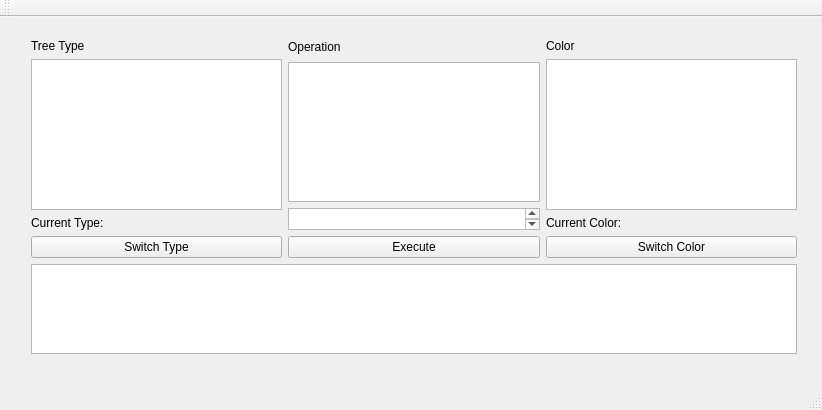
<?xml version="1.0" encoding="UTF-8"?>
<ui version="4.0">
 <class>tree_controller</class>
 <widget class="QMainWindow" name="tree_controller">
  <property name="geometry">
   <rect>
    <x>0</x>
    <y>0</y>
    <width>822</width>
    <height>410</height>
   </rect>
  </property>
  <property name="windowTitle">
   <string>tree_controller</string>
  </property>
  <widget class="QWidget" name="centralWidget">
   <widget class="QWidget" name="">
    <property name="geometry">
     <rect>
      <x>20</x>
      <y>10</y>
      <width>788</width>
      <height>338</height>
     </rect>
    </property>
    <layout class="QVBoxLayout" name="verticalLayout">
     <item>
      <layout class="QHBoxLayout" name="controls">
       <item>
        <layout class="QVBoxLayout" name="type">
         <item>
          <widget class="QLabel" name="typeLabel">
           <property name="text">
            <string>Tree Type</string>
           </property>
          </widget>
         </item>
         <item alignment="Qt::AlignHCenter">
          <widget class="QListWidget" name="typeListWidget">
           <property name="maximumSize">
            <size>
             <width>16777215</width>
             <height>151</height>
            </size>
           </property>
          </widget>
         </item>
         <item>
          <widget class="QLabel" name="currentTypeLabel">
           <property name="text">
            <string>Current Type: </string>
           </property>
          </widget>
         </item>
         <item>
          <widget class="QPushButton" name="typePushButton">
           <property name="text">
            <string>Switch Type</string>
           </property>
          </widget>
         </item>
        </layout>
       </item>
       <item>
        <layout class="QVBoxLayout" name="operation">
         <item>
          <widget class="QLabel" name="operationLabel">
           <property name="minimumSize">
            <size>
             <width>0</width>
             <height>18</height>
            </size>
           </property>
           <property name="maximumSize">
            <size>
             <width>16777215</width>
             <height>16777215</height>
            </size>
           </property>
           <property name="text">
            <string>Operation</string>
           </property>
          </widget>
         </item>
         <item>
          <widget class="QListWidget" name="operationListWidget">
           <property name="maximumSize">
            <size>
             <width>16777215</width>
             <height>151</height>
            </size>
           </property>
          </widget>
         </item>
         <item>
          <widget class="QTextEdit" name="operationTextBox">
           <property name="enabled">
            <bool>true</bool>
           </property>
           <property name="maximumSize">
            <size>
             <width>16777215</width>
             <height>22</height>
            </size>
           </property>
          </widget>
         </item>
         <item>
          <widget class="QPushButton" name="operationPushButton">
           <property name="text">
            <string>Execute</string>
           </property>
          </widget>
         </item>
        </layout>
       </item>
       <item>
        <layout class="QVBoxLayout" name="color">
         <item>
          <widget class="QLabel" name="colorLabel">
           <property name="maximumSize">
            <size>
             <width>16777215</width>
             <height>151</height>
            </size>
           </property>
           <property name="text">
            <string>Color</string>
           </property>
          </widget>
         </item>
         <item>
          <widget class="QListWidget" name="colorListWidget">
           <property name="maximumSize">
            <size>
             <width>16777215</width>
             <height>151</height>
            </size>
           </property>
          </widget>
         </item>
         <item>
          <widget class="QLabel" name="currentColorLabel">
           <property name="maximumSize">
            <size>
             <width>16777215</width>
             <height>151</height>
            </size>
           </property>
           <property name="text">
            <string>Current Color: </string>
           </property>
          </widget>
         </item>
         <item>
          <widget class="QPushButton" name="colorPushButton">
           <property name="maximumSize">
            <size>
             <width>16777215</width>
             <height>151</height>
            </size>
           </property>
           <property name="text">
            <string>Switch Color</string>
           </property>
          </widget>
         </item>
        </layout>
       </item>
      </layout>
     </item>
     <item>
      <widget class="QListWidget" name="listWidget">
       <property name="maximumSize">
        <size>
         <width>16777215</width>
         <height>100</height>
        </size>
       </property>
      </widget>
     </item>
    </layout>
   </widget>
  </widget>
  <widget class="QMenuBar" name="menuBar">
   <property name="geometry">
    <rect>
     <x>0</x>
     <y>0</y>
     <width>822</width>
     <height>19</height>
    </rect>
   </property>
  </widget>
  <widget class="QToolBar" name="mainToolBar">
   <attribute name="toolBarArea">
    <enum>TopToolBarArea</enum>
   </attribute>
   <attribute name="toolBarBreak">
    <bool>false</bool>
   </attribute>
  </widget>
  <widget class="QStatusBar" name="statusBar"/>
 </widget>
 <layoutdefault spacing="6" margin="11"/>
 <resources/>
 <connections/>
</ui>
